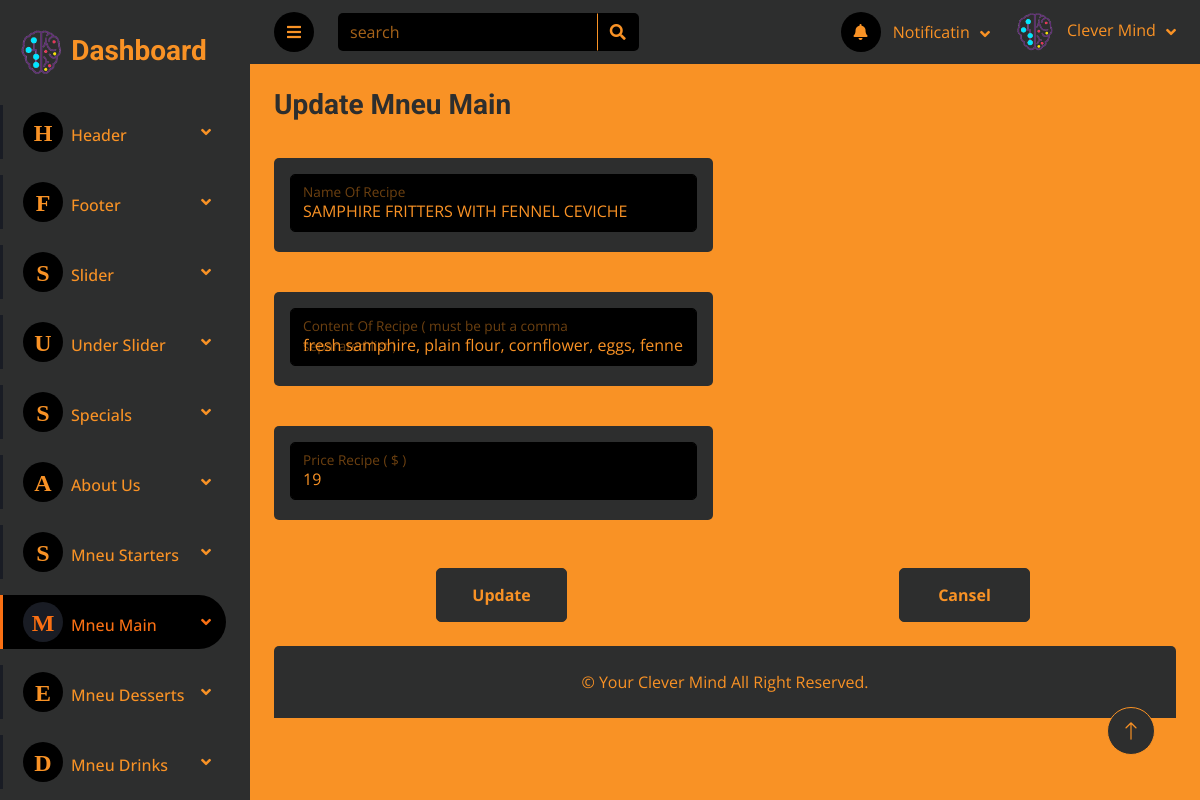
The app's page /Dashboard/add_mneu_cart_main.php?edit_main=1 with its own data.
### tables this page shows
CREATE TABLE `mneu_cart_main` (
  `id_cart_main` int(11) NOT NULL,
  `name_recipe_main` varchar(200) NOT NULL,
  `content_recipe_main` varchar(300) NOT NULL,
  `price_recipe_main` varchar(100) NOT NULL
);

### Dashboard/inc/Functions.php (called while the page is built, shortened)
<?php
include "connection.php";
if(isset($_GET['edit_main'])){
   $id_cart_main = $_GET['edit_main'];
   $update=true;
   $sql="SELECT * FROM `mneu_cart_main` WHERE `id_cart_main`='$id_cart_main'";
   $query=mysqli_query($conn,$sql);
   while ($row=mysqli_fetch_assoc($query)) {
      $name_recipe_main = $row['name_recipe_main'];
      $content_recipe_main = $row['content_recipe_main'];
      $price_recipe_main = $row['price_recipe_main'];
   }
}
?>

### Dashboard/add_mneu_cart_main.php (the view, shortened to what this page needs)
<?php
include "inc/connection.php";
include "inc/Functions.php";
include "inc/header.php";
?>
                <div class="navbar-nav nv w-100">
                    <div class="nav-item dropdown mb-3">
                        <a href="#" class="nav-link dropdown-toggle" data-bs-toggle="dropdown"><i class="fa me-2"><span style="font-size: 24px;">H</span></i>Header</a>
                    </div>
                    <div class="nav-item dropdown mb-3">
                        <a href="#" class="nav-link dropdown-toggle" data-bs-toggle="dropdown"><i class="fa me-2"><span style="font-size: 24px;">F</span></i>Footer</a>
                    </div>
                    <div class="nav-item dropdown mb-3">
                        <a href="#" class="nav-link dropdown-toggle" data-bs-toggle="dropdown"><i class="fa me-2"><span style="font-size: 24px;">S</span></i>Slider</a>
                    </div>
                    <div class="nav-item dropdown mb-3">
                        <a href="#" class="nav-link dropdown-toggle" data-bs-toggle="dropdown"><i class="fa me-2"><span style="font-size: 24px;">U</span></i>Under Slider</a>
                    </div>
                    <div class="nav-item dropdown mb-3">
                        <a href="#" class="nav-link dropdown-toggle" data-bs-toggle="dropdown"><i class="fa me-2"><span style="font-size: 24px;">S</span></i>Specials</a>
                    </div>
                    <div class="nav-item dropdown mb-3">
                        <a href="#" class="nav-link dropdown-toggle" data-bs-toggle="dropdown"><i class="fa me-2"><span style="font-size: 24px;">A</span></i>About Us</a>
                    </div>
                    <div class="nav-item dropdown mb-3">
                        <a href="#" class="nav-link dropdown-toggle" data-bs-toggle="dropdown"><i class="fa me-2"><span style="font-size: 24px;">S</span></i>Mneu Starters</a>
                    </div>
                    <div class="nav-item dropdown mb-3">
                        <a href="#" class="nav-link dropdown-toggle active" data-bs-toggle="dropdown"><i class="fa me-2"><span style="font-size: 24px;">M</span></i>Mneu Main</a>
                    </div>
                    <div class="nav-item dropdown mb-3">
                        <a href="#" class="nav-link dropdown-toggle" data-bs-toggle="dropdown"><i class="fa me-2"><span style="font-size: 24px;">E</span></i>Mneu Desserts</a>
                    </div>
                    <div class="nav-item dropdown mb-3">
                        <a href="#" class="nav-link dropdown-toggle" data-bs-toggle="dropdown"><i class="fa me-2"><span style="font-size: 24px;">D</span></i>Mneu Drinks</a>
                    </div>
                </div>
            </nav>
        </div>
        <div class="content">
           <?php
            include "inc/navbar.php";
           ?>
            <div class="container-fluid pt-4 px-4">
                <form action="<?php echo $_SERVER['PHP_SELF'] ?>" method="POST" enctype="multipart/form-data">
                    <div class="row g-4">
                        <div class="col-lg-6 col-xl-6">
                            <?php if($update==true || $edit==true): ?>
                                <h3 class="text-secondary alert-link">Update Mneu Main</h3>
                            <?php else: ?>
                                <h3 class="text-secondary alert-link">Add Mneu Main</h3>
                            <?php endif; ?>
                        </div>
                    </div>
                    <div class="row g-4 mb-3 mt-1">
                        <div class="col-lg-6 col-xl-6">
                            <div class="bg-secondary rounded align-items-center justify-content-between p-3">
                                <div class="form-floating">
                                    <input type="text" name="name_recipe_main" value="<?php echo htmlspecialchars($name_recipe_main); ?>" class="form-control" id="floatingInputName" placeholder=" ">
                                    <label for="floatingInputName">Name Of Recipe</label>
                                </div>
                            </div>
                        </div>
                    </div>
                    <div class="row g-4 my-3">
                        <div class="col-lg-6 col-xl-6">
                            <div class="bg-secondary rounded align-items-center justify-content-between p-3">
                                <div class="form-floating">
                                    <input type="text" name="content_recipe_main" value="<?php echo htmlspecialchars($content_recipe_main); ?>" class="form-control" id="floatingInputContent" placeholder=" ">
                                    <label for="floatingInputContent">Content Of Recipe ( must be put a comma separated list )</label>
                                </div>
                            </div>
                        </div>
                    </div>
                    <div class="row g-4 my-3">
                        <div class="col-lg-6 col-xl-6">
                            <div class="bg-secondary rounded align-items-center justify-content-between p-3">
                                <div class="form-floating">
                                    <input type="number" name="price_recipe_main" value="<?php echo htmlspecialchars($price_recipe_main); ?>" min="0" step="0.00001" class="form-control" id="floatingInputPrice" placeholder=" ">
                                    <label for="floatingInputPrice"> Price Recipe ( $ )</label>
                                </div>
                            </div>
                        </div>
                    </div>
                    <div class="row g-4 justify-content-around mt-2 mb-2">
                        <div class="col-lg-2 col-xl-2">
                            <?php if($update==true): ?>
                                <button name="update_recipe_main" class="btn btn-secondary m-2 w-100 h-100 alert-link">Update</button>
                            <?php else: ?>
                                <button name="save_recipe_main" class="btn btn-secondary m-2 w-100 h-100 alert-link">Save</button>
                            <?php endif; ?>
                        </div>
                        <div class="col-lg-2 col-xl-2">
                            <button name="cansel_recipe_main" class="btn btn-secondary m-2 w-100 h-100 alert-link">Cansel</button>
                        </div>
                    </div>
                </form>
            </div>
<?php
    include "inc/footer.php";
?>

### Dashboard/css/style.css (style rules this page uses)
:root { --primary: #EB1616; --secondary: #191C24; --dark: #000000; --black-b: #2d2e2e ; --orange : #F99225 ; --place : #f99325ab; --thumb : #836b545e; --orange-h: rgb(250, 112, 19) ; }
.btn { transition: .5s; }
.content { margin-left: 250px; min-height: 100vh; background: var(--orange); transition: 0.5s; }
@media (min-width: 992px) { .content { width: calc(100% - 250px); } }
.sidebar .navbar .navbar-nav .nav-link { padding: 7px 20px; color: var(--orange); font-weight: 500; border-left: 3px solid var(--secondary); border-radius: 0 30px 30px 0; outline: none; }
.sidebar .navbar .navbar-nav .nav-link:hover, .sidebar .navbar .navbar-nav .nav-link.active { color: var(--orange-h); background: var(--dark); border-color: var(--orange-h); }
.sidebar .navbar .navbar-nav .nav-link i { width: 40px; height: 40px; display: inline-flex; align-items: center; justify-content: center; background: var(--dark); border-radius: 40px; }
.sidebar .navbar .navbar-nav .nav-link:hover i, .sidebar .navbar .navbar-nav .nav-link.active i { background: var(--secondary); }
.sidebar .navbar .dropdown-toggle::after { position: absolute; top: 15px; right: 15px; border: none; content: "\f107"; font-family: "Font Awesome 5 Free"; font-weight: 900; transition: .5s; }

### records on screen
mneu_cart_main: name_recipe_main "SAMPHIRE FRITTERS WITH FENNEL CEVICHE", content_recipe_main "fresh samphire, plain flour, cornflower, eggs, fennel", price_recipe_main "19"
